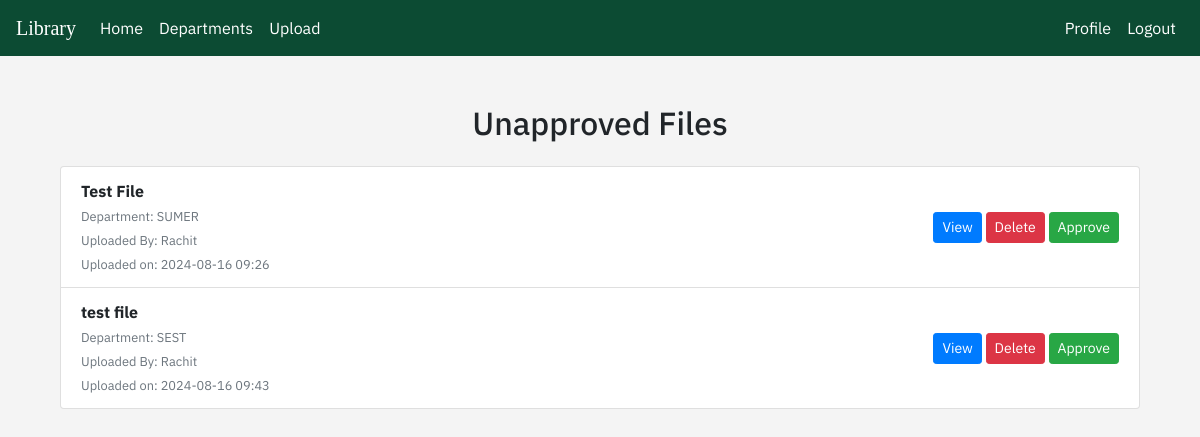
Before: /approve_requests/ (signed in) with the older database file.
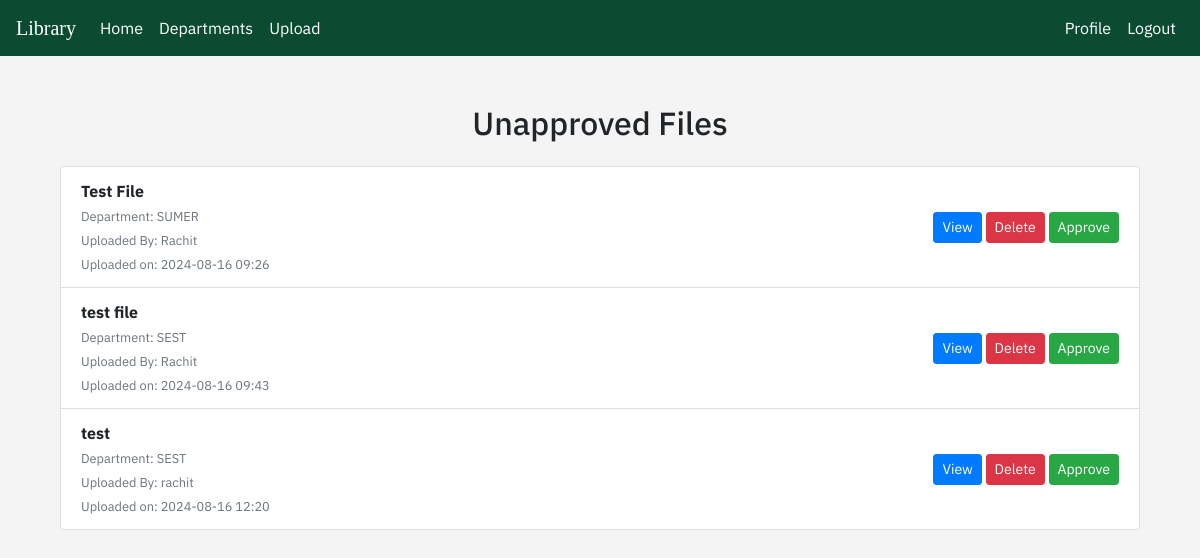
After: the same page with the newer database file.
### library/models.py (models this page shows, shortened)
class File(models.Model):
        file_name = models.CharField(max_length=255)
        file_department = models.CharField(max_length=255)
        file_path = models.FileField(upload_to='uploads/')
        file_status = models.BooleanField(default=False)
        uploaded_by = models.ForeignKey(settings.AUTH_USER_MODEL, on_delete=models.SET_NULL, null=True, blank=True)
        uploaded_at = models.DateTimeField(auto_now_add=True)
        upvotes = models.IntegerField(default=0)

### library/views.py (the view)
# urls.py: path("approve_requests/", views.file_approve_requests, name='library_approve_requests'),
@login_required
def file_approve_requests(request):
    user = request.user
    if not user.is_staff:
        messages.info(request, "You do not have access!")
        return redirect('library_home')
    unapproved_files = File.objects.filter(file_status=False)
    return render(request, 'library/requests.html', {'unapproved_files': unapproved_files})

### library/templates/library/requests.html (shortened to what this page needs)
{% extends "library/base.html" %}
{% block content %}
<div class="container my-5">
    <h2 class="text-center mb-4">Unapproved Files</h2>
    {% if unapproved_files %}
        <ul class="list-group">
            {% for file in unapproved_files %}
                <li class="list-group-item d-flex justify-content-between align-items-center">
                    <div>
                        <strong>{{ file.file_name }}</strong><br>
                        <small class="text-muted">Department: {{ file.file_department }}</small><br>
                        <small class="text-muted">Uploaded By: {{ file.uploaded_by }}</small><br>
                        <small class="text-muted">Uploaded on: {{ file.uploaded_at|date:"Y-m-d H:i" }}</small>
                    </div>
                    <div>
                        <a href="{{ file.file_path.url }}" class="btn btn-primary btn-sm me-2">View</a>
                        <a href="{% url 'library_delete_file' file.id %}" class="btn btn-danger btn-sm me-2">Delete</a>
                        <a href="{% url 'library_approve_file' file.id %}" class="btn btn-success btn-sm">Approve</a>
                    </div>
                </li>
            {% endfor %}
        </ul>
    {% else %}
        <p class="text-center">No unapproved files available.</p>
    {% endif %}
</div>
{% endblock %}

Changed rows visible on the page:
added File: file_name "test", file_department "SEST", uploaded_by "rachit", uploaded_at "2024-08-16 12:20"
